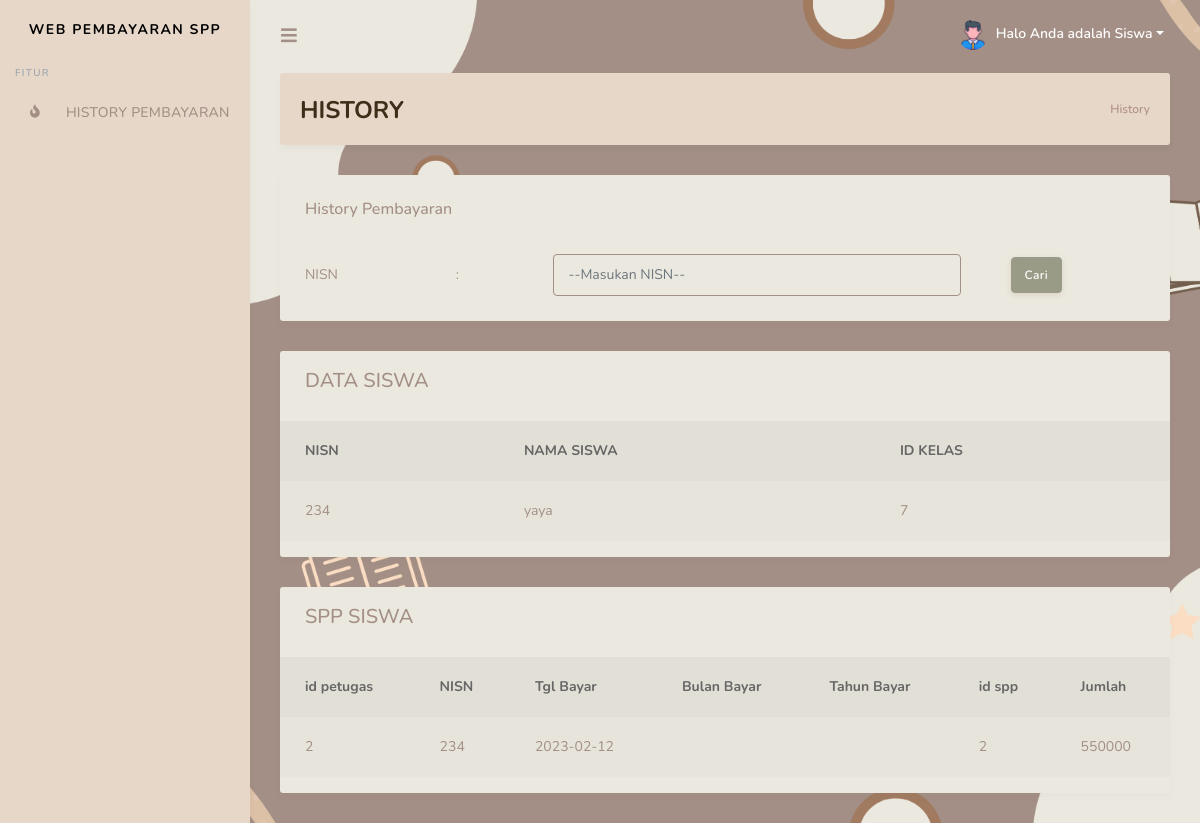
The page /history_siswa.php?nisn=234 on the database its author committed.
### tables this page shows
CREATE TABLE `siswa` (
  `nisn` varchar(11) NOT NULL,
  `nis` varchar(11) NOT NULL,
  `nama` varchar(35) NOT NULL,
  `id_kelas` int(11) NOT NULL,
  `alamat` text NOT NULL,
  `no_telp` varchar(13) NOT NULL,
  `id_spp` int(11) NOT NULL
);

CREATE TABLE `pembayaran` (
  `id_pembayaran` int(11) NOT NULL,
  `id_petugas` int(11) NOT NULL,
  `nisn` varchar(11) NOT NULL,
  `tgl_bayar` date NOT NULL,
  `bulan_dibayar` varchar(8) NOT NULL,
  `tahun_dibayar` varchar(4) NOT NULL,
  `id_spp` int(11) NOT NULL,
  `jumlah_bayar` int(11) NOT NULL
);

### history_siswa.php (the view, shortened to what this page needs)
<!DOCTYPE html>
<html>
<head>
</head>
    <?php
    include ('tampilan/header.php');
    ?>
  <div id="app">
    <div class="main-wrapper">
      <nav class="navbar navbar-expand-lg main-navbar">
        <form class="form-inline mr-auto">
          <ul class="navbar-nav mr-3">
            <li><a href="#" data-toggle="sidebar" class="nav-link nav-link-lg"><i class="fas fa-bars"></i></a></li>
          </ul>
        </form>
        <ul class="navbar-nav navbar-right">
          <li class="dropdown"><a href="#" data-toggle="dropdown" class="nav-link dropdown-toggle nav-link-lg nav-link-user">
            <img alt="image" src="img/org/avatar.png" class="rounded-circle mr-1">
            Halo <b><?php echo $_SESSION['nama']; ?></b> Anda adalah Siswa<b></b></a>
          </li>
        </ul>
      </nav>
      <div class="main-sidebar">
        <aside id="sidebar-wrapper">
          <div class="sidebar-brand">
            <a>Web Pembayaran SPP</a>
          </div>
          <ul class="sidebar-menu">
              <ul class="sidebar-menu">
              <li class="menu-header">FITUR</li>
              <li><a class="nav-link" href="history_siswa.php"><i class="fas fa-fire"></i> <span>HISTORY PEMBAYARAN</span></a></li>
        </aside>
      </div>
    <div class="main-content bg-primary" style="background-image: url(assets/back12.png); background-repeat: no-repeat; background-size:cover;">
    <body style="background-image: url(assets/back12.png); background-repeat: no-repeat; background-size:cover;">
        <section class="section">
          <div class="section-header">
            <h1>HISTORY</h1>
            <div class="section-header-breadcrumb">
                <div class="breadcrumb-item active"><a href="history_siswa.php">History</a></div>
            </div>
        </div>
        <div class="row">
              <div class="col-md-12">
                <div class="card">
                  <div class="card-header">
                    <h4>History Pembayaran</h4>
                  </div>
        <form action="" method="get">
                      <table class="table">
                      <tr>
                      <td>NISN</td>
                      <td>:</td>
                      <td>
                      <input class="form-control" type="text" name="nisn" placeholder="--Masukan NISN--">
                      </td>
                      <td>
                      <button class="btn btn-success" type="submit" name="cari">Cari</button>
                      </td>
                      </tr>
                      </table>
                      </form>
                <?php
                if (isset($_GET['nisn']) && $_GET['nisn']!='') {
                  $query = mysqli_query($koneksi, "SELECT * FROM siswa WHERE nisn='$_GET[nisn]'");
                  $data = mysqli_fetch_array($query);
                ?>
                </div>
                <div class="row">
          <div class="col-md-12">
            <div class="card">
              <div class="card-header">
                <h5>DATA SISWA</h5>
                </div>
                <table class="table table-striped">
                  <thead>
                    <tr>
                      <th scope="col">NISN</th>
                      <th scope="col">NAMA SISWA</th>
                      <th scope="col">ID KELAS</th>
                    </tr>
                  </thead>
                  <tbody>
                    <td><?php echo $data['nisn']; ?></td>
                    <td><?php echo $data['nama']; ?></td>
                    <td><?php echo $data['id_kelas']; ?></td>
                  </tbody>
                </table>
                </div>
              </div>
             </div>
             <div class="row">
          <div class="col-md-12 ">
            <div class="card">
              <div class="card-header">
                <h5>SPP SISWA</h5>
                </div>
                <table class="table table-striped ">
                <thead>
                  <tr>
                <th scope="col">id petugas</th>
               <th scope="col"> NISN</th>
                <th scope="col">Tgl Bayar</th>
                <th scope="col">Bulan Bayar</th>
                <th scope="col">Tahun Bayar</th>
                <th scope="col">id spp</th>
                <th scope="col">Jumlah</th>
                  </tr>
                </thead>
                </div>
                </div>
                </div>
                </div>
                <tbody>
                  <?php
                  $query = mysqli_query($koneksi,"SELECT * FROM pembayaran WHERE nisn='$data[nisn]' ORDER BY bulan_dibayar ASC");
                  while ($data=mysqli_fetch_array($query)) {
                    echo" <tr>
                          <td>$data[id_petugas]</td>
                          <td>$data[nisn]</td>
                          <td>$data[tgl_bayar]</td>
                          <td>$data[bulan_dibayar]</td>
                          <td>$data[tahun_dibayar]</td>
                          <td>$data[id_spp]</td>
                          <td>$data[jumlah_bayar]</td>
                        </tr>";
                  }
                   ?>
                </tbody>
    <?php
    }
    ?>
        </div>
  </body>
</html>

### rows shown on the page
siswa: nisn "234", nama "yaya", id_kelas "7"
pembayaran: id_petugas "2", nisn "234", tgl_bayar "2023-02-12", id_spp "2", jumlah_bayar "550000"
